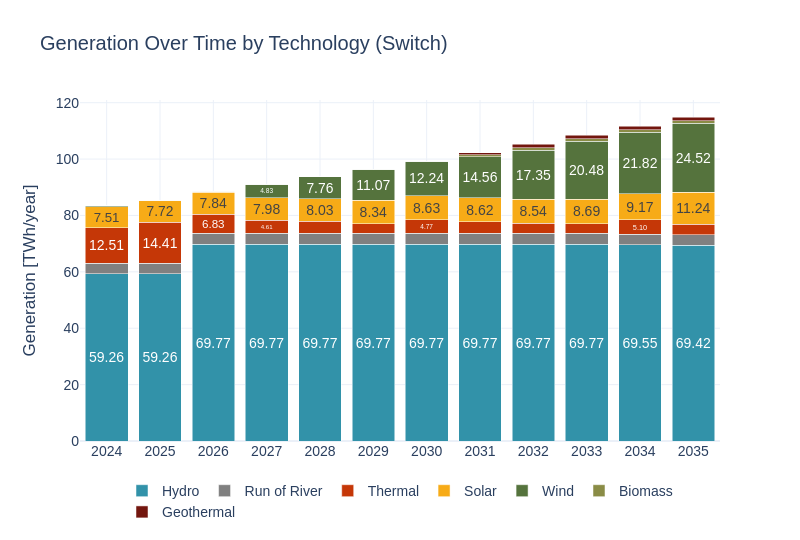

The notebook cell this image was saved under:
### Code cell
# Transform data
sce_sw = pd.read_csv(model_outputs_path+'/dispatch.csv')
sce_sw['year'] = sce_sw['timestamp'].str[:4]
sce_sw['Energy_TWh_typical_yr'] = sce_sw['Energy_GWh_typical_yr'] / 1000
sce_sw.rename(columns={'gen_tech': 'Tech'}, inplace=True)
sce_sw = sce_sw[sce_sw['timestamp'].str.contains('^'+str(years[0])) == False]
# Plot
sw.scenarios.dispatched_generation(sce_sw, 'Generation', 'TWh', 'year', 'Energy_TWh_typical_yr', 'Tech', scenario_name, 'Switch', 4.6)

### Figure 1 — Plotly figure (JSON) as saved in the notebook; plotly's stock layout.template omitted (floating-point values rounded to 4 significant figures)
{"data": [{"alignmentgroup": "True", "hovertemplate": "Tech=Hydro<br>Year=%{x}<br>Dispatched Generation (MW)=%{y}<br>text=%{text}<extra></extra>", "insidetextanchor": "middle", "legendgroup": "Hydro", "marker": {"color": "#3292A9", "pattern": {"shape": ""}}, "name": "Hydro", "offsetgroup": "Hydro", "orientation": "v", "showlegend": true, "text": ["59.26", "59.26", "69.77", "69.77", "69.77", "69.77", "69.77", "69.77", "69.77", "69.77", "69.55", "69.42"], "textangle": 0, "textposition": "inside", "texttemplate": "%{text:.2f}", "type": "bar", "x": ["2024", "2025", "2026", "2027", "2028", "2029", "2030", "2031", "2032", "2033", "2034", "2035"], "xaxis": "x", "y": [59.26, 59.26, 69.77, 69.77, 69.77, 69.77, 69.77, 69.77, 69.77, 69.77, 69.55, 69.42], "yaxis": "y"}, {"alignmentgroup": "True", "hovertemplate": "Tech=Run of River<br>Year=%{x}<br>Dispatched Generation (MW)=%{y}<br>text=%{text}<extra></extra>", "insidetextanchor": "middle", "legendgroup": "Run of River", "marker": {"color": "#808080", "pattern": {"shape": ""}}, "name": "Run of River", "offsetgroup": "Run of River", "orientation": "v", "showlegend": true, "text": ["", "", "", "", "", "", "", "", "", "", "", ""], "textangle": 0, "textposition": "inside", "texttemplate": "%{text:.2f}", "type": "bar", "x": ["2024", "2025", "2026", "2027", "2028", "2029", "2030", "2031", "2032", "2033", "2034", "2035"], "xaxis": "x", "y": [3.867, 3.867, 3.867, 3.867, 3.867, 3.867, 3.867, 3.867, 3.867, 3.867, 3.84, 3.818], "yaxis": "y"}, {"alignmentgroup": "True", "hovertemplate": "Tech=Thermal<br>Year=%{x}<br>Dispatched Generation (MW)=%{y}<br>text=%{text}<extra></extra>", "insidetextanchor": "middle", "legendgroup": "Thermal", "marker": {"color": "#C53707", "pattern": {"shape": ""}}, "name": "Thermal", "offsetgroup": "Thermal", "orientation": "v", "showlegend": true, "text": ["12.51", "14.41", "6.83", "4.61", "", "", "4.77", "", "", "", "5.10", ""], "textangle": 0, "textposition": "inside", "texttemplate": "%{text:.2f}", "type": "bar", "x": ["2024", "2025", "2026", "2027", "2028", "2029", "2030", "2031", "2032", "2033", "2034", "2035"], "xaxis": "x", "y": [12.51, 14.41, 6.83, 4.609, 4.267, 3.385, 4.767, 4.088, 3.589, 3.474, 5.105, 3.718], "yaxis": "y"}, {"alignmentgroup": "True", "hovertemplate": "Tech=Solar<br>Year=%{x}<br>Dispatched Generation (MW)=%{y}<br>text=%{text}<extra></extra>", "insidetextanchor": "middle", "legendgroup": "Solar", "marker": {"color": "#F7AB17", "pattern": {"shape": ""}}, "name": "Solar", "offsetgroup": "Solar", "orientation": "v", "showlegend": true, "text": ["7.51", "7.72", "7.84", "7.98", "8.03", "8.34", "8.63", "8.62", "8.54", "8.69", "9.17", "11.24"], "textangle": 0, "textposition": "inside", "texttemplate": "%{text:.2f}", "type": "bar", "x": ["2024", "2025", "2026", "2027", "2028", "2029", "2030", "2031", "2032", "2033", "2034", "2035"], "xaxis": "x", "y": [7.512, 7.717, 7.836, 7.978, 8.03, 8.342, 8.629, 8.62, 8.541, 8.688, 9.165, 11.24], "yaxis": "y"}, {"alignmentgroup": "True", "hovertemplate": "Tech=Wind<br>Year=%{x}<br>Dispatched Generation (MW)=%{y}<br>text=%{text}<extra></extra>", "insidetextanchor": "middle", "legendgroup": "Wind", "marker": {"color": "#55733D", "pattern": {"shape": ""}}, "name": "Wind", "offsetgroup": "Wind", "orientation": "v", "showlegend": true, "text": ["", "", "", "4.83", "7.76", "11.07", "12.24", "14.56", "17.35", "20.48", "21.82", "24.52"], "textangle": 0, "textposition": "inside", "texttemplate": "%{text:.2f}", "type": "bar", "x": ["2024", "2025", "2026", "2027", "2028", "2029", "2030", "2031", "2032", "2033", "2034", "2035"], "xaxis": "x", "y": [0.2143, 0.2143, 0.2143, 4.829, 7.76, 11.07, 12.24, 14.56, 17.35, 20.48, 21.82, 24.52], "yaxis": "y"}, {"alignmentgroup": "True", "hovertemplate": "Tech=Biomass<br>Year=%{x}<br>Dispatched Generation (MW)=%{y}<br>text=%{text}<extra></extra>", "insidetextanchor": "middle", "legendgroup": "Biomass", "marker": {"color": "#8A8C46", "pattern": {"shape": ""}}, "name": "Biomass", "offsetgroup": "Biomass", "orientation": "v", "showlegend": true, "text": ["", "", "", "", "", "", "", "", "", "", "", ""], "textangle": 0, "textposition": "inside", "texttemplate": "%{text:.2f}", "type": "bar", "x": ["2024", "2025", "2026", "2027", "2028", "2029", "2030", "2031", "2032", "2033", "2034", "2035"], "xaxis": "x", "y": [8.95e-10, 8.754e-10, 4.416e-10, 5.476e-10, 6.804e-10, 8.772e-10, 2.231e-09, 0.6285, 0.8618, 0.8618, 0.876, 0.876], "yaxis": "y"}, {"alignmentgroup": "True", "hovertemplate": "Tech=Geothermal<br>Year=%{x}<br>Dispatched Generation (MW)=%{y}<br>text=%{text}<extra></extra>", "insidetextanchor": "middle", "legendgroup": "Geothermal", "marker": {"color": "#73160E", "pattern": {"shape": ""}}, "name": "Geothermal", "offsetgroup": "Geothermal", "orientation": "v", "showlegend": true, "text": ["", "", "", "", "", "", "", "", "", "", "", ""], "textangle": 0, "textposition": "inside", "texttemplate": "%{text:.2f}", "type": "bar", "x": ["2024", "2025", "2026", "2027", "2028", "2029", "2030", "2031", "2032", "2033", "2034", "2035"], "xaxis": "x", "y": [8.95e-10, 8.754e-10, 4.416e-10, 5.476e-10, 6.805e-10, 8.773e-10, 2.232e-09, 0.6491, 1.278, 1.278, 1.314, 1.314], "yaxis": "y"}], "layout": {"barmode": "stack", "font": {"family": "Arial", "size": 14}, "height": 540, "legend": {"orientation": "h", "title": {}, "tracegroupgap": 0, "x": 0.5, "xanchor": "center", "y": -0.1}, "title": {"text": "Generation Over Time by Technology (Switch)"}, "width": 800, "xaxis": {"anchor": "y", "domain": [0, 1], "showgrid": true, "tickangle": 0, "tickfont": {"family": "Arial", "size": 14}, "tickvals": ["2024", "2025", "2026", "2027", "2028", "2029", "2030", "2031", "2032", "2033", "2034", "2035"], "title": {"text": ""}}, "yaxis": {"anchor": "x", "domain": [0, 1], "title": {"text": "Generation [TWh/year]"}}}}
